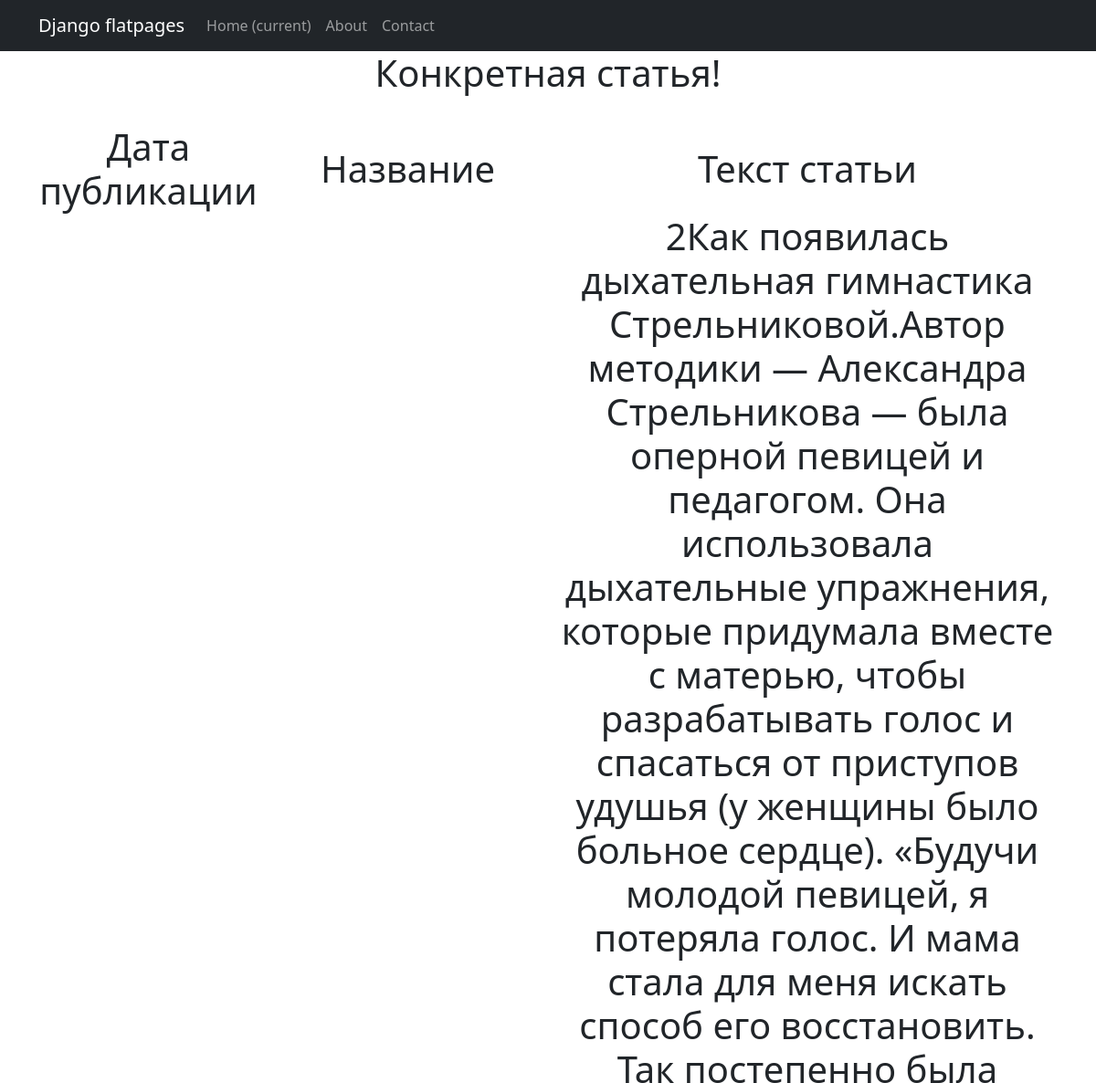
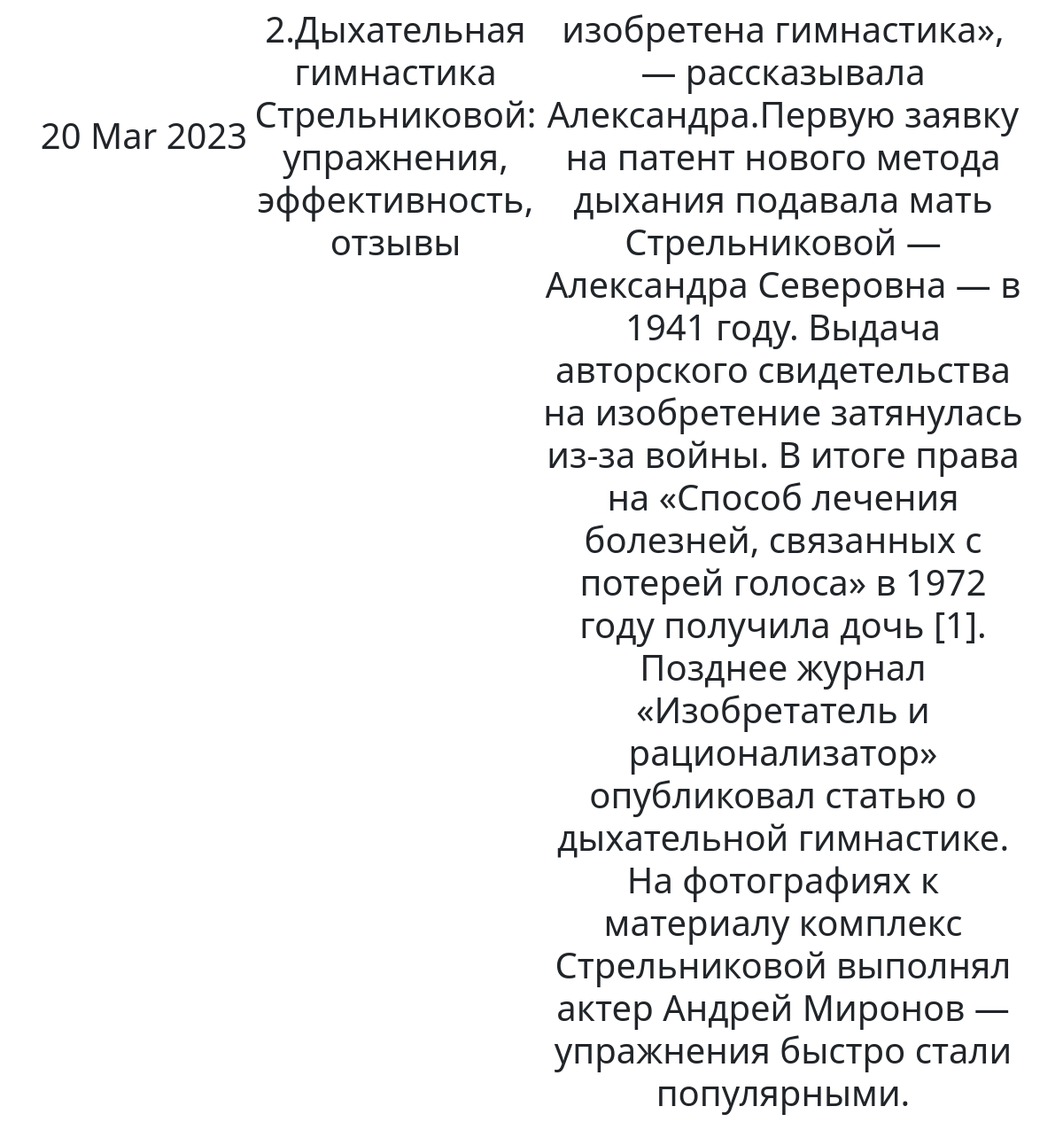
The page /news/21 on the database its author committed (2 pictures, top to bottom).
### NewsPortal/models.py (models this page shows, shortened)
class Post(models.Model):
    choise = [
        ('Article', 'Статья'),
        ('News', 'Новость'),
    ]
    p_category = models.ManyToManyField('Category', through='PostCategory')     # связь многие ко многим с Категорией
    p_author = models.ForeignKey(Author, on_delete=models.CASCADE)  # связь один ко многим с Автором
    p_name = models.CharField(max_length=50, null=True)    # заголовок статьи
    p_post = models.TextField()   # текст статьи
    p_create_date = models.DateTimeField(auto_now_add=True)     # дата время добавления
    p_update_date = models.DateTimeField(auto_now=True)     # дата время обновления
    p_rate = models.IntegerField(default=0)    # рейтинг статьи
    p_type = models.CharField(max_length=20, choices=choise, default='Article')

### NewsPortal/views.py (the view)
# urls.py: path('<int:pk>', PostDetails.as_view(), name='post_detail'),
class PostDetails(DetailView):
    model = Post
    template_name = 'Post.html'
    context_object_name = 'post'

### NewsPortal/templatetags/custom_filters.py (called while the page is built)
@register.filter(name='censor')
def currency(value):
    n = value.split()
    for i in n:
        if i.lower() in BAD_WORDS:
            value = value.replace(i, (i[0] + '*' * (len(i) - 1)))
    return f'{value}'

### templates/post.html (shortened to what this page needs)
{% extends 'flatpages/default.html' %}
{% load custom_tags %}
{% load custom_filters %}
{% block content %}
<h1>Конкретная статья!</h1></br>
<h1>
    <table>
           <tr>
               <td>
                   Дата публикации
               </td>
               <td>
                   Название
               </td>
               <td>
                   Текст статьи
               </td>
           </tr>
           <tr>
               <td>{{ post.p_create_date|date:'d M Y' }}</td>
               <td>{{ post.p_name|censor }}</td>
               <td>{{ post.p_post|censor }}</td>
           </tr>
       </table> </h1>
{% endblock content %}

### rows shown on the page
Post: p_create_date "20 Mar 2023", p_name|censor "2.Дыхательная гимнастика Стрельниковой: упражнения, эффективность, отзывы", p_post|censor "2Как появилась дыхательная гимнастика Стрельниковой.Автор методики — Александра Стрельникова — была оперной певицей и педагогом. Она использовала дыхательные упражнения, которые придумала вместе с матерью, чтобы разрабатывать голос и спасаться от приступов удушья (у женщины было больное сердце). «Будучи молодой певицей, я потеряла голос. И мама стала для меня искать способ его восстановить. Так постепенно была изобретена гимнастика», — рассказывала Александра.Первую заявку на патент нового метода дыхания подавала мать Стрельниковой — Александра Северовна — в 1941 году. Выдача авторского свидетельства на изобретение затянулась из-за войны. В итоге права на «Способ лечения болезней, связанных…"
